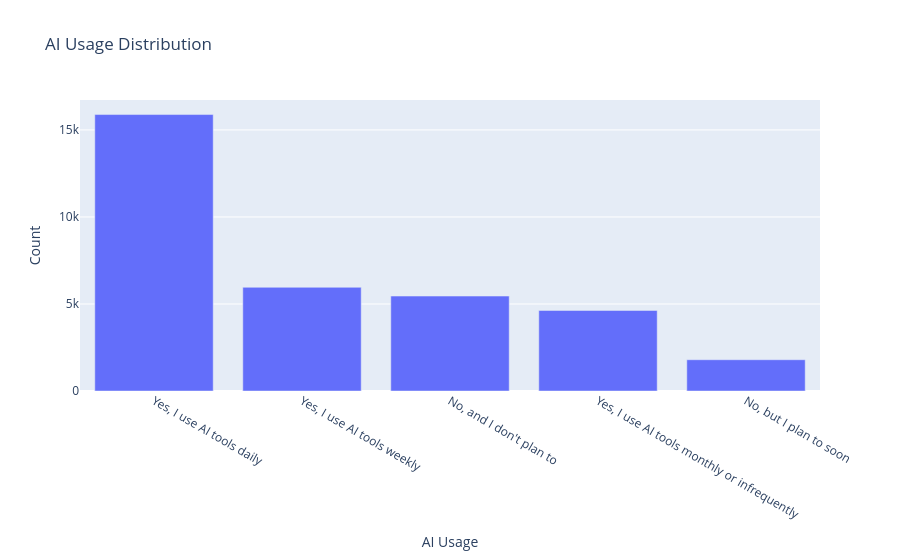

Here is the notebook cell this chart was saved with:
### Markdown cell above
### Stack Overflow: AI Usage Frequency
In this section, I will examine how frequently developers use AI tools by counting the responses in each `AISelect` category in `stackoverflow_usage_df`.

### Code cell
AI_counts = stackoverflow_usage_df["AISelect"].value_counts()
fig = px.bar(AI_counts, x=AI_counts.index, y=AI_counts.values, labels={'x':'AI Usage', 'y':'Count'}, title='AI Usage Distribution')

# Add percentage of each category
fig.update_traces(
    customdata=(AI_counts.values / AI_counts.values.sum() * 100).round(2),
    hovertemplate='%{x}: %{y} (%{customdata}%)'
)
fig.show()

### Figure 1 — Plotly figure (JSON) as saved in the notebook; plotly's stock layout.template omitted (floating-point values rounded to 4 significant figures)
{"data": [{"customdata": [47.1, 17.67, 16.17, 13.72, 5.33], "hovertemplate": "%{x}: %{y} (%{customdata}%)", "legendgroup": "", "marker": {"color": "#636efa", "pattern": {"shape": ""}}, "name": "", "orientation": "v", "showlegend": false, "textposition": "auto", "type": "bar", "x": ["Yes, I use AI tools daily", "Yes, I use AI tools weekly", "No, and I don't plan to", "Yes, I use AI tools monthly or infrequently", "No, but I plan to soon"], "xaxis": "x", "y": [15883, 5958, 5454, 4628, 1797], "yaxis": "y"}], "layout": {"barmode": "relative", "legend": {"tracegroupgap": 0}, "title": {"text": "AI Usage Distribution"}, "xaxis": {"anchor": "y", "domain": [0, 1], "title": {"text": "AI Usage"}}, "yaxis": {"anchor": "x", "domain": [0, 1], "title": {"text": "Count"}}}}
